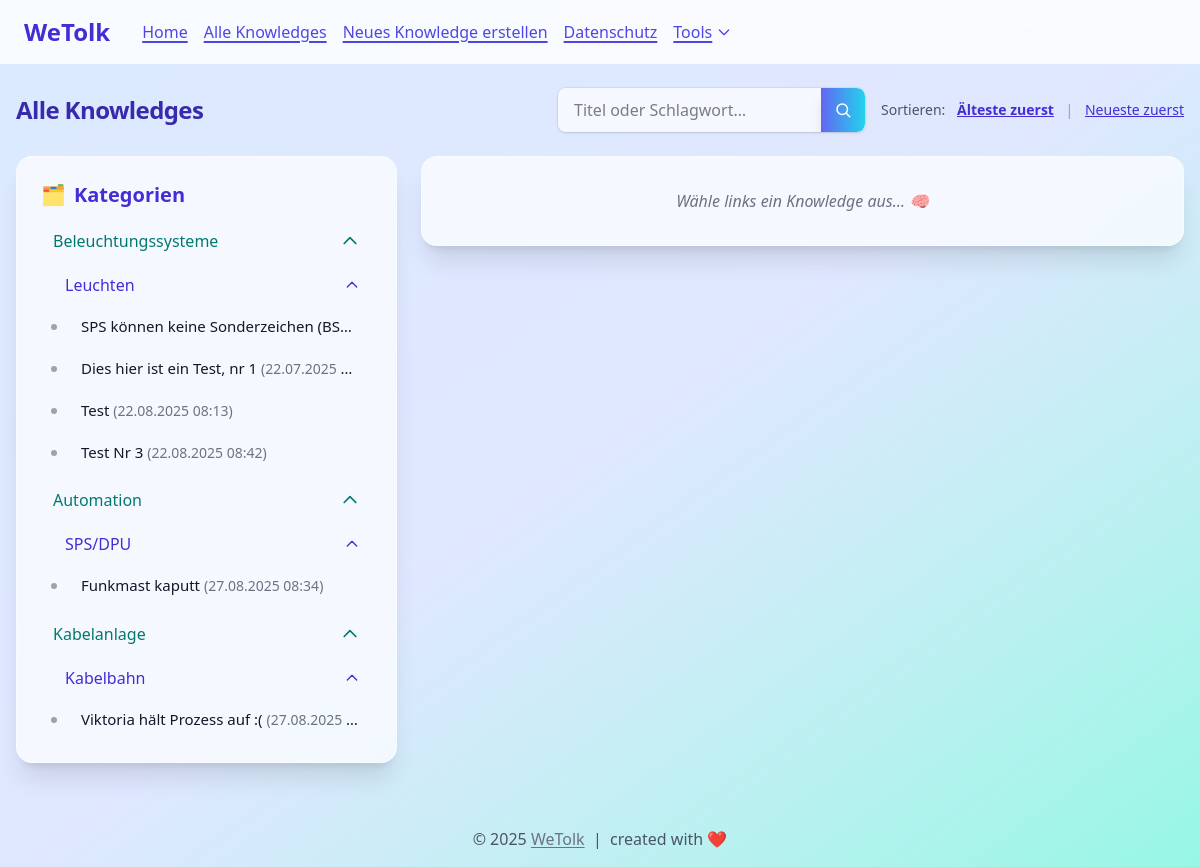
Page /list/ on the committed database.
### tickets/models.py (models this page shows, shortened)
class Ticket(models.Model):
    ROLE_CHOICES = [
        ('Teilprojektleiter', 'Teilprojektleiter'),
        ('Projektingenieur', 'Projektingenieur'),
        ('Controller', 'Controller'),
    ]
    CATEGORY_CHOICES = [
        ('Beleuchtungssysteme', 'Beleuchtungssysteme (SNE3)'),
        ('Kabelanlage', 'Kabelanlage'),
        ('Automation', 'Automation'),
        ('ILS', 'ILS'),
    ]
    SUBCATEGORY_CHOICES = [
        ('Beleuchtungstreiber', 'Beleuchtungstreiber'),
        ('Leuchten', 'Leuchten'),
        ('Kabelschirmung', 'Kabelschirmung'),
        ('Kabelbahn', 'Kabelbahn'),
        ('BUS-Systeme', 'BUS-Systeme'),
        ('SPS/DPU', 'SPS/DPU'),
        ('Sparepart Analysis', 'Sparepart Analysis'),
        ('Logistic-Support Analysis', 'Logistic-Support Analysis'),
    ]
    PROJECT_TYPE_CHOICES = [
        ('Offshore', 'Offshore'),
        ('Militär', 'Militär'),
        ('Forschungsschiff', 'Forschungsschiff'),
        ('Zivil', 'Zivil und sonstiges'),
    ]
    PROJECT_CHOICES = [
        ('BC Ferries', 'BC Ferries'),
        ('METEOR', 'METEOR'),
        ('Walther Herwig', 'Walther Herwig'),
        ('Sonne', 'Sonne'),
        ('F126', 'F126'),
        ('MEKO Brasilien', 'MEKO Brasilien'),
        ('ELIAMOG', 'ELIAMOG'),
    ]
    TYPE_CHOICES = [
        ('Material', 'Material'),
        ('Software', 'Software'),
        ('Hardware', 'Hardware'),
        ('Sicherheit', 'Sicherheit'),
    ]
    creator_name = models.CharField(
        "Name des Erstellers",
        max_length=100,
        blank=True,
        null=False,  # kein Null in der DB
        help_text='Leer lassen für „Anonym“',
    )
    title = models.CharField(
        max_length=200,
        verbose_name="Titel",
        blank=True,
        null=True,
    )
    role = models.CharField(
        max_length=50,
        choices=ROLE_CHOICES,
        default='Teilprojektleiter',
        verbose_name="Rolle",
    )
    category = models.CharField(
        max_length=50,
        choices=CATEGORY_CHOICES,
        default='Beleuchtungssysteme',
        verbose_name="Kategorie",
    )
    subcategory = models.CharField(
        max_length=50,
        choices=SUBCATEGORY_CHOICES,
        default='Leuchten',
        verbose_name="Unterkategorie",
    )
    type = models.CharField(
        max_length=50,
        choices=TYPE_CHOICES,
        default='Material',
        verbose_name="Art",
    )
    project_type = models.CharField(
        max_length=50,
        choices=PROJECT_TYPE_CHOICES,
        default='Offshore',
        verbose_name="Projektart",
    )
    project = models.CharField(
        max_length=50,
        choices=PROJECT_CHOICES,
        default='METEOR',
        verbose_name="Projekt",
    )
    tags = models.CharField(
        max_length=255,
        blank=True,
        help_text="Komma-separierte Schlagworte",
        verbose_name="Schlagworte",
    )
    description = models.TextField(verbose_name="Beschreibung")
    solution = models.TextField(blank=True, verbose_name="Lösung")
    impact = models.TextField(blank=True, verbose_name="Auswirkung")
    attachment = models.FileField(
        upload_to="attachments/",
        blank=True,
        null=True,
        verbose_name="Anhang",
    )
    created_at = models.DateTimeField(auto_now_add=True, verbose_name="Erstellt am")

### tickets/views.py (the view)
# urls.py: path("list/", TicketListView.as_view(), name="ticket_list"),   # /list/  (Alle Knowledges)
class TicketListView(ListView):
    model = Ticket
    template_name = "tickets/ticket_list.html"
    context_object_name = "ticket_list"
    def get_queryset(self):
        qs = super().get_queryset()
        sort = self.request.GET.get("sort", "asc")
        direction = "" if sort == "asc" else "-"
        qs = qs.order_by(f"{direction}created_at", Lower("category"), Lower("subcategory"))
        q = (self.request.GET.get("q") or "").strip()
        if q:
            qs = qs.filter(Q(title__icontains=q) | Q(tags__icontains=q))
        return qs
    def get_context_data(self, **kwargs):
        ctx = super().get_context_data(**kwargs)
        tree: dict[str, dict[str, list[Ticket]]] = {}
        for t in ctx["object_list"]:
            tree.setdefault(t.category, {}).setdefault(t.subcategory, []).append(t)
        ctx["ticket_tree"] = tree
        ctx["query"] = self.request.GET.get("q", "")
        ctx["sort"] = self.request.GET.get("sort", "asc")
        ctx["initial_ticket"] = None
        ctx["comment_form"] = None
        ctx["open_id"] = self.request.GET.get("open")
        return ctx

### templates/tickets/ticket_list.html (shortened to what this page needs)
{% extends "base.html" %}
{% load widget_tweaks %}
{% block content %}
<div class="max-w-7xl mx-auto space-y-6">
  <div class="flex flex-col lg:flex-row lg:justify-between lg:items-center gap-4">
    <h1 class="text-2xl font-bold tracking-tight text-indigo-800">Alle Knowledges</h1>
    <div class="flex items-center gap-4">
      <form method="get" action="{% url 'tickets:ticket_list' %}"
      class="search-form flex bg-white/70 backdrop-blur rounded-lg shadow ring-1 ring-black/5 overflow-hidden">
  <input id="q" type="text" name="q" value="{{ query }}"
         placeholder="Titel oder Schlagwort…"
         class="px-4 py-2 flex-1 bg-transparent focus:outline-none focus:ring-2 focus:ring-indigo-200" />
  <button type="submit" class="search-btn" aria-label="Suchen" title="Suchen">
    <svg viewBox="0 0 24 24" fill="none" stroke="currentColor" aria-hidden="true">
      <circle cx="11" cy="11" r="7" stroke-width="2" />
      <path d="M21 21l-4.35-4.35" stroke-width="2" stroke-linecap="round"/>
    </svg>
  </button>
</form>
      <nav class="space-x-2 text-sm text-indigo-700">
        <span class="text-gray-600">Sortieren:</span>
        <a href="{% url 'tickets:ticket_list' %}?sort=asc{% if query %}&q={{ query|urlencode }}{% endif %}"
   class="underline hover:no-underline{% if sort == 'asc' %} font-semibold{% endif %}">Älteste zuerst</a>
<span class="text-gray-400">|</span>
<a href="{% url 'tickets:ticket_list' %}?sort=desc{% if query %}&q={{ query|urlencode }}{% endif %}"
   class="underline hover:no-underline{% if sort == 'desc' %} font-semibold{% endif %}">Neueste zuerst</a>
      </nav>
    </div>
  </div>
<div class="kb-grid">
  <aside class="kb-sidebar bg-white/70 backdrop-blur rounded-2xl shadow-xl border border-white/40 p-4 lg:p-6">
    <h2 class="text-lg lg:text-xl font-bold text-indigo-700 flex items-center gap-2 mb-3">
      <span>🗂️</span> Kategorien
    </h2>
    {% if ticket_tree %}
      <ul class="space-y-2">
        {% for category, subcats in ticket_tree.items %}
          <li class="rounded-lg">
            <button type="button"
              class="w-full text-left text-teal-700 font-medium px-3 py-2 hover:bg-indigo-50 rounded flex justify-between items-center focus:outline-none focus:ring-2 focus:ring-indigo-200"
              data-toggle="collapse"
              data-target="#cat-{{ forloop.counter }}"
              aria-controls="cat-{{ forloop.counter }}"
              aria-expanded="true">
              <span class="truncate">{{ category }}</span>
              <svg class="h-5 w-5 transform transition-transform rotate-180" fill="none" stroke="currentColor" viewBox="0 0 24 24"><path stroke-linecap="round" stroke-linejoin="round" stroke-width="2" d="M19 9l-7 7-7-7"/></svg>
            </button>
            <ul id="cat-{{ forloop.counter }}" class="ml-3 mt-2 space-y-2">
              {% for subcat, tickets in subcats.items %}
                <li>
                  <button type="button"
                    class="w-full text-left text-indigo-700 font-medium px-3 py-1.5 hover:bg-indigo-50 rounded flex justify-between items-center focus:outline-none focus:ring-2 focus:ring-indigo-200"
                    data-toggle="collapse"
                    data-target="#subcat-{{ forloop.parentloop.counter }}-{{ forloop.counter }}"
                    aria-controls="subcat-{{ forloop.parentloop.counter }}-{{ forloop.counter }}"
                    aria-expanded="true">
                    <span class="truncate">{{ subcat }}</span>
                    <svg class="h-4 w-4 transform transition-transform rotate-180" fill="none" stroke="currentColor" viewBox="0 0 24 24"><path stroke-linecap="round" stroke-linejoin="round" stroke-width="2" d="M19 9l-7 7-7-7"/></svg>
                  </button>
                  <ul id="subcat-{{ forloop.parentloop.counter }}-{{ forloop.counter }}" class="ml-4 list-disc list-outside space-y-1">
                    {% for ticket in tickets %}
                      <li>
                        <a href="{% url 'tickets:ticket_detail' ticket.pk %}"
                              hx-get="{% url 'tickets:ticket_snippet' ticket.pk %}"
                              hx-target="#detail-pane"
                              hx-swap="innerHTML"
                              hx-push-url="{% url 'tickets:ticket_list' %}?open={{ ticket.pk }}{% if query %}&q={{ query|urlencode }}{% endif %}{% if sort %}&sort={{ sort }}{% endif %}"
                              hx-indicator="#pane-loading"
                              class="ticket-link block px-3 py-2 rounded hover:bg-indigo-50 focus:outline-none focus:ring-2 focus:ring-indigo-200 truncate">
                              <span class="font-medium">{{ ticket.title }}</span>
                              <span class="text-gray-500 text-sm"> ({{ ticket.created_at|date:"d.m.Y H:i" }})</span>
                            </a>
                      </li>
                    {% endfor %}
                  </ul>
                </li>
              {% endfor %}
            </ul>
          </li>
        {% endfor %}
      </ul>
    {% else %}
      <p class="text-gray-600 italic">Keine Kategorien/Tickets gefunden.</p>
    {% endif %}
  </aside>
<section id="detail-pane"
         class="bg-white/70 backdrop-blur rounded-2xl shadow-xl border border-white/40 p-4 lg:p-8"
         hx-history-elt
         {% if open_id %} hx-get="{% url 'tickets:ticket_snippet' open_id %}" hx-trigger="load" {% endif %}>
  <div class="min-h-[24rem] flex items-center justify-center italic text-gray-500 text-center px-6">
    Wähle links ein Knowledge aus… 🧠
  </div>
</section>
{% endblock content %}

### templates/base.html (shortened to what this page needs)
{% load static %}
<!DOCTYPE html>
<html lang="de">
<head>
  <link rel="stylesheet" href="{% static 'css/tailwind.css' %}">
</head>
<body class="min-h-screen flex flex-col bg-gradient-to-br from-blue-100 via-indigo-100 to-teal-200">
  <header class="bg-white/80 backdrop-blur sticky top-0 z-50">
    <div class="max-w-7xl mx-auto flex items-center py-4 px-6">
      <h1 class="text-2xl font-bold text-indigo-700">
        <a href="{% url 'tickets:home' %}" class="hover:opacity-80 focus:outline-none focus:ring-2 focus:ring-indigo-400 rounded" aria-label="Zur Startseite">WeTolk</a>
      </h1>
      <nav class="ml-8 flex items-center space-x-4">
        <a href="{% url 'tickets:home' %}">Home</a>
        <a href="{% url 'tickets:ticket_list' %}">Alle Knowledges</a>
        <a href="{% url 'tickets:ticket_new' %}">Neues Knowledge erstellen</a>
        <a href="{% url 'tickets:privacy' %}" class="text-indigo-600 hover:underline">Datenschutz</a>
        <details class="relative">
          <summary class="inline-flex items-center text-indigo-600 hover:underline cursor-pointer">
            Tools
            <svg class="ml-1 h-4 w-4" xmlns="http://www.w3.org/2000/svg" fill="none" viewBox="0 0 24 24" stroke="currentColor">
              <path stroke-linecap="round" stroke-linejoin="round" stroke-width="2" d="M19 9l-7 7-7-7" />
            </svg>
          </summary>
        </details>
      </nav>
    </div>
  </header>
  <main class="flex-1 py-6 px-4">
    {% block content %}{% endblock content %}
  </main>
<footer class="text-center py-4 text-gray-600 mt-6">
  © 2025 <a href="{% url 'tickets:privacy' %}" class="footer-brand">WeTolk</a> &nbsp;|&nbsp; created with ❤️
</footer>
</body>
</html>

### templates/tickets/ticket_list.html (style rules this page uses)
.kb-grid { display:grid; grid-template-columns: 1fr; gap: 1.5rem; align-items:start; }
@media (min-width:1024px) { .kb-grid { grid-template-columns: 1fr 2fr; } }
@media (min-width:1024px) { .kb-sidebar { position: sticky; top: 7rem; max-height: calc(100vh - 8rem); overflow: auto; } }
.kb-grid { row-gap: 2rem; }
.kb-sidebar > ul > li + li { margin-top:.6rem; }
.kb-sidebar ul ul { margin-top:.35rem; }
.kb-sidebar ul ul > li + li { margin-top:.3rem; }
.kb-sidebar .ticket-link { border-radius:.5rem; }
.kb-sidebar .ticket-link { color:#111827 !important; font-size:0.9375rem; line-height:1.25rem; }
.kb-sidebar .ticket-link .text-gray-500 { color:#6b7280 !important; }
.kb-sidebar ul.list-disc > li::marker { color:#9ca3af; }
.search-form .search-btn { cursor:pointer; pointer-events:auto; display:inline-flex; align-items:center; justify-content:center; min-width:2.75rem; min-height:2.75rem; border:0; border-radius:0 .5rem .5rem 0; color:#fff; background:linear-gradient(90deg,#6366f1,#22d3ee,#10b981); background-size:200% 100%; box-shadow:0 8px 20px -8px rgba(16,24,40,.25); transition:transform .12s ease, box-shadow .2s ease, background-position .35s ease, filter .2s ease; }
.search-form .search-btn svg { width:18px; height:18px; stroke:currentColor; }

### templates/base.html (style rules this page uses)
header nav > a, header nav > details > summary { color: #4f46e5; text-decoration: underline; text-underline-offset: 3px; text-decoration-thickness: 1.5px; }
footer a.footer-brand, footer a.footer-brand:visited { color: #6b7280; text-decoration: underline; text-underline-offset: 2px; text-decoration-thickness: 1px; }

### rows in the picture
Ticket: ticket_tree "Beleuchtungssysteme", subcategory "Leuchten", title "SPS können keine Sonderzeichen (BS…"
Ticket: title "Dies hier ist ein Test, nr 1", created_at "22.07.2025…"
Ticket: title "Test", created_at "22.08.2025 08:13"
Ticket: title "Test Nr 3", created_at "22.08.2025 08:42"
Ticket: ticket_tree "Automation", subcategory "SPS/DPU", title "Funkmast kaputt", created_at "27.08.2025 08:34"
Ticket: ticket_tree "Kabelanlage", subcategory "Kabelbahn", title "Viktoria hält Prozess auf :(", created_at "27.08.2025…"
